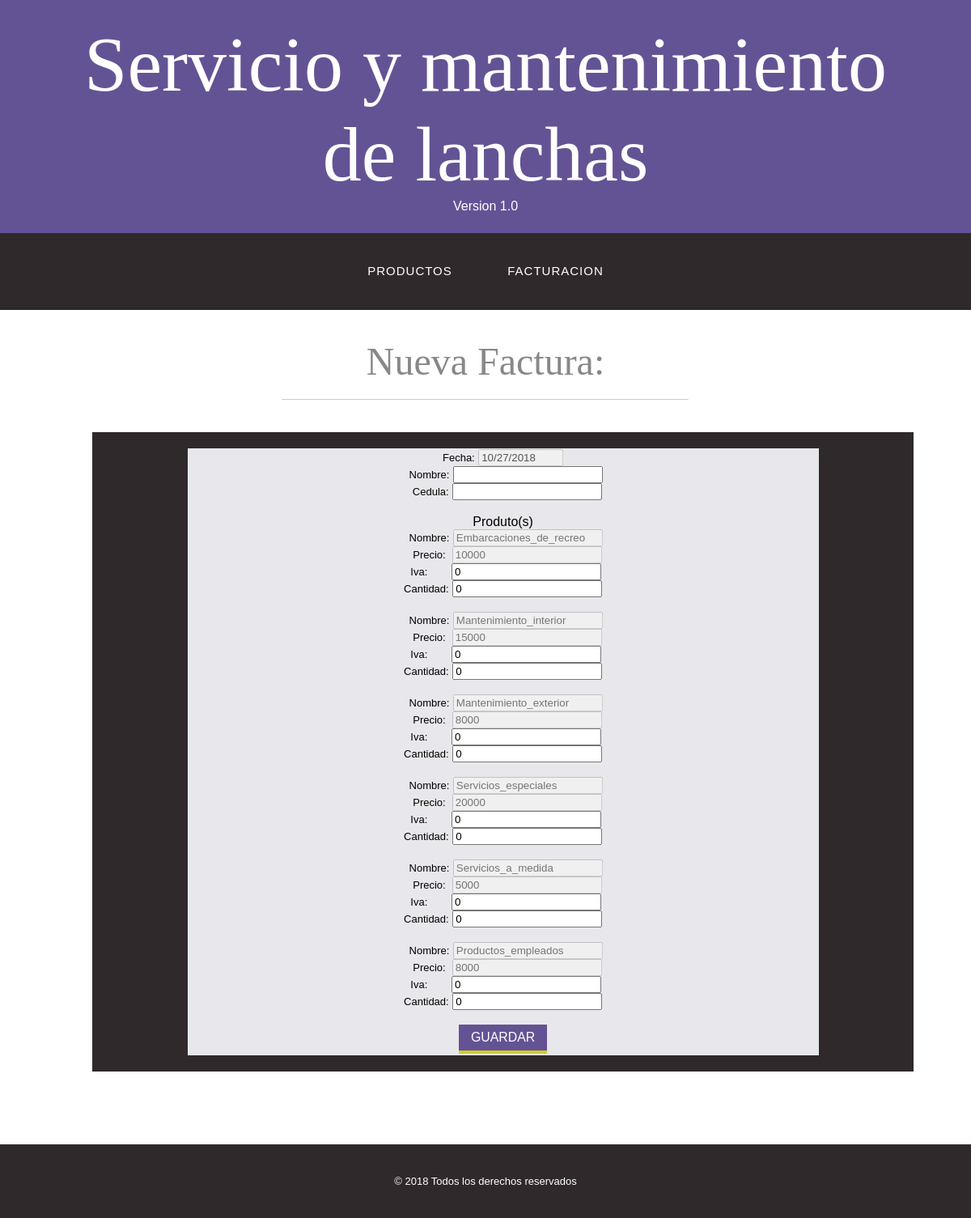
Page /crearfactura.php on the committed database.
### tables this page shows
CREATE TABLE `servicio` (
  `id` int(11) NOT NULL,
  `nombre` varchar(50) NOT NULL,
  `precio` int(11) NOT NULL,
  `tipo` tinyint(1) NOT NULL
);

### crearfactura.php (the view, shortened to what this page needs)
<?php
include_once 'conexion.php';
?>
<!doctype html>
<html lang="en">
	<head>
<link href="style.css" rel="stylesheet" type="text/css" media="all">
	</head>
<body>
<div class="Cabecera">
  <div class="envolver">
	<div class="encabezado">
		 <div class="logo">
			 <h1><a href="Vista/productos.html">Servicio y mantenimiento de lanchas</a></h1>
			 <p>Version 1.0</p>
		 </div>
	   </div>
   </div>
</div>
   <div class="sobre-banner">
      <div class="envolver">
		   <div class="cssmenu">
				<ul>
				   <li><a href="Vista/Productos.html"><span>Productos</span></a></li>
				   <li><a href="index.php"><span>Facturacion</span></a></li>
			   </ul>
	       </div>
	  </div>
   </div>
  <div class="Principal">
	 <div class="envolver">
		<div class="contenido-boton">
			 <div class="caja-superior">
				<h2>Nueva Factura:</h2>
				<hr>
			 </div>
		    <div class="seccion group">
          <div class="factura">
               <div class="lista_factura">
							 <div id="fac" >
                             <?php
                        $leer2="SELECT  id,nombre,precio from servicio " ;
                        $mostrar2 = $pdo->prepare($leer2);
                        $mostrar2->execute();
                        $resultado2 =$mostrar2->fetchALL();
                            ?>
                             <form method="POST" action="crearfactura.php">
                             <label>Fecha:</label>
                             <input name="fecha" disabled=true  type="text" id="date" value="<?php echo date("m/d/Y"); ?>" size="10"/></br>
                         <label>&nbsp;&nbsp;Nombre:</label>
							<input type="text"  required class="form-control" name="nombre" ></br>
                         <label>&nbsp;&nbsp;&nbsp;Cedula:</label>
                            <input type="text"  required class="form-control" name="cedula" ></br>
                            </br><h3><a id="Productos" href="Vista/Productos.html"</a>Produto(s)</a></h3>
                            <?php foreach($resultado2 as $dato2):?>
                            <label>&nbsp;&nbsp;Nombre:</label>
							<input type="text" placeholder=<?php echo $dato2['nombre']?>  required class="form-control" disabled=true  ></br>
                            <label>&nbsp;&nbsp;&nbsp;Precio:&nbsp;</label>
                            <input type="text" placeholder=<?php echo $dato2['precio']?>   required class="form-control" disabled=true  ></br>
                            <label>&nbsp;&nbsp;Iva:&nbsp;&nbsp;&nbsp;&nbsp;&nbsp;&nbsp;&nbsp;</label>
							<input type="text" value=0 required class="form-control" name= "iva[]" ></br>
                            <label>Cantidad:</label>
                            <input type="text" value=0   required class="form-control" name= "cantidad[]" ></br></br>
                            <?php endforeach ?>
                            <button class="btn btn-primary mt-3">GUARDAR</button>
                            </form>
							</div>
                </div>
            </div>
			</div>
		</div>
	  </div>
   </div>
	<div class="footer">
		<div class="envolver">
			<div class="texto-pie-pagina">
				<div class="copia">
					<p> &#169; 2018 Todos los derechos reservados</p>
				</div>
			</div>
		</div>
	</div>
</body>
</html>

### style.css (style rules this page uses)
html,body,div,span,applet,object,iframe,h1,h2,h3,h4,h5,h6,p,blockquote,pre,a,abbr,acronym,address,big,cite,code,del,dfn,em,img,ins,kbd,q,s,samp,small,strike,strong,sub,sup,tt,var,b,u,i,dl,dt,dd,ol,nav ul,nav li,fieldset,form,label,legend,table,subtitulo,tbody,tfoot,thead,tr,th,td,article,aside,canvas,details,embed,figure,figcaption,footer,Cabecera,hgroup,menu,nav,output,ruby,seccion,summary,time,mark,audio,video { margin:0;padding:0;border:0;font-size:100%;font:inherit;vertical-align:baseline; }
ol,ul { list-style:none;margin:0;padding:0; }
a { text-decoration:none; }
label { color: rgb(0, 0, 0); text-align: left; font-size: 0.8125em; }
body { font-family:Arial, Helvetica, sans-serif; background:#fff; }
h3 a { color: rgb(255, 254, 254); }
#Productos { color: rgb(0, 0, 0); }
#fac { text-align:center; padding:0.1% 0 0.2%; margin:0 auto; width:80%; color: #FFF; background: #e8e7eb; }
.envolver { width:80%; margin:0 auto; -moz-transition:all .2s linear; -webkit-transition:all .2s linear; -o-transition:all .2s linear; -ms-transition:all .2s linear; }
.logo { text-align: center; }
.logo h1 a { color: #FFF; font-size: 6em; font-family: 'bebas_neueregular'; }
.logo p { color: #FFF; }
.cssmenu { text-align:center; padding:0.1% 0 0.2%; }
.cssmenu > ul > li { display: inline-block; position: relative; }
.cssmenu > ul > li > a { text-transform: uppercase; font: normal 15px/30px PT Sans, sans-serif; color: #FFF; display: block; line-height: 4.8em; padding: 10px 32px; letter-spacing: 1px; }
.Cabecera { background:#645394; padding: 2% 0; }
.sobre-banner { background:#2f292b; }
.Principal { padding:3% 0; }
.caja-superior h2 { text-align: center; color: #888; font-size: 3em; font-family: 'bebas_neueregular'; margin-bottom: 20px; }
hr { border-bottom: 1px solid #CCC; border-top: none; margin: 0; width: 500px; display: inline-block; margin-top: -14px; margin-bottom: 14px; margin-right: auto; margin-left: auto; }
.caja-superior { text-align:center; margin-bottom: 2%; }
.factura { display: block; float: center; margin: 1% 1% 1% 5%; }
.lista_factura { background: #2F292B; padding:20px; text-align:center; }
.contenido-boton { margin-bottom: 5%; }
.btn.btn-primary { box-shadow: none; background: #645394; position: relative; font-size: 0.99em; display: inline-block; padding:7px 15px 7px 15px; font-family: 'PT Sans', sans-serif; color: #FFF; text-shadow: none; border: none; letter-spacing: 0; text-transform: uppercase; text-decoration: none; border-bottom: 4px solid #CFCD32; -webkit-transition: all 0.25s ease; -moz-transition: all 0.25s ease; -o-transition: all 0.25s ease; transition: all 0.25s ease; }
.footer { background: #2F292B; text-align:center; padding:3% 0; }
.texto-pie-pagina p { font-size:0.8125em; line-height:1.5em; color:#989898; }
.copia p { color:#fff; font-size:0.8125em; }
@media (max-width:1366px) { .envolver { width:90%; } }
@media (max-width:1280px) { .envolver { width:90%; } }

### rows in the picture
servicio: nombre "Embarcaciones_de_recreo", precio "10000"
servicio: nombre "Mantenimiento_interior", precio "15000"
servicio: nombre "Mantenimiento_exterior", precio "8000"
servicio: nombre "Servicios_especiales", precio "20000"
servicio: nombre "Servicios_a_medida", precio "5000"
servicio: nombre "Productos_empleados", precio "8000"
